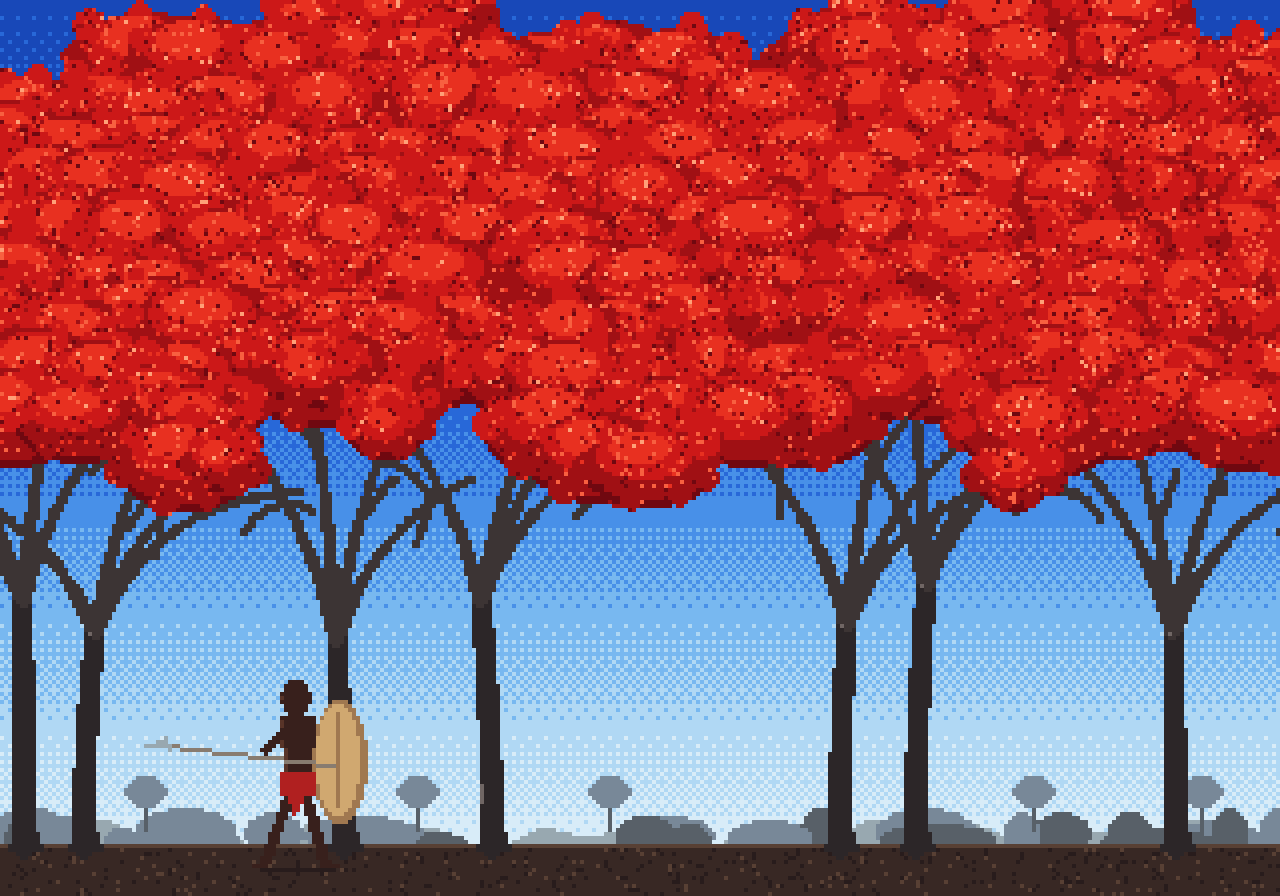

Python code for this plot:
"""Render a 16-bit style screen of 'La route des flamboyants' (fan-art homage).

Side-on shot like the film: a row of flame trees whose red crowns merge into
one ceiling of blossom over a clear blue sky, with slender dark trunks forking
into fans of branches and a villager walking past with spear and shield.
Drawn at 320x224 (Mega Drive resolution) with a fixed palette and ordered
dithering, then upscaled 4x with nearest-neighbour.
"""
import math
import random

from PIL import Image, ImageDraw

W, H = 320, 224
SCALE = 4
GROUND = 211
rng = random.Random(11)

P = {
    "sky0": (24, 72, 184), "sky1": (40, 104, 216), "sky2": (72, 144, 232),
    "sky3": (120, 184, 240), "sky4": (176, 216, 244), "sky5": (216, 236, 248),
    "red0": (112, 8, 16), "red1": (160, 16, 20), "red2": (204, 24, 24),
    "red3": (232, 48, 32), "red4": (248, 96, 64), "red5": (255, 160, 120),
    "bark0": (44, 38, 40), "bark1": (60, 52, 52), "bark2": (112, 102, 100),
    "haze0": (120, 136, 152), "haze1": (88, 96, 104), "haze2": (152, 168, 176),
    "dirt0": (56, 40, 36), "dirt1": (88, 64, 52), "dirt2": (40, 28, 28),
    "skin0": (56, 32, 28), "skin1": (88, 52, 40), "cloth": (176, 32, 32),
    "hide0": (208, 168, 112), "hide1": (160, 120, 80), "spear": (136, 124, 112),
}

BAYER = [[0, 8, 2, 10], [12, 4, 14, 6], [3, 11, 1, 9], [15, 7, 13, 5]]

img = Image.new("RGB", (W, H))
px = img.load()
d = ImageDraw.Draw(img)


def dither_band(y0, y1, colors):
    """Vertical gradient through `colors`, ordered-dithered between steps."""
    n = len(colors) - 1
    for y in range(y0, y1):
        t = (y - y0) / max(1, y1 - y0 - 1) * n
        i = min(int(t), n - 1)
        f = t - i
        for x in range(W):
            px[x, y] = colors[i + 1] if f * 16 > BAYER[y % 4][x % 4] + 0.5 else colors[i]


def limb(p0, p1, p2, w0, w1, col, hi=None):
    """Tapered branch along a quadratic bezier p0 -> p2 bending through p1."""
    steps = int(math.dist(p0, p2)) + 2
    for i in range(steps + 1):
        t = i / steps
        x = (1 - t) ** 2 * p0[0] + 2 * (1 - t) * t * p1[0] + t * t * p2[0]
        y = (1 - t) ** 2 * p0[1] + 2 * (1 - t) * t * p1[1] + t * t * p2[1]
        r = (w0 + (w1 - w0) * t) / 2
        d.ellipse((x - r, y - r, x + r, y + r), fill=col)
        if hi and r >= 1.5:
            px[int(x - r + 0.5), int(y)] = hi


# Sky: deep blue overhead fading to pale haze at the horizon
dither_band(0, 100, [P["sky0"], P["sky1"]])
dither_band(100, GROUND, [P["sky1"], P["sky2"], P["sky3"], P["sky4"], P["sky5"]])

# Hazy distant bush line on the horizon
for x in range(W):
    h = 3 + 2 * math.sin(x * 0.09) + 2 * math.sin(x * 0.23 + 2)
    d.line((x, GROUND - int(h), x, GROUND), fill=P["haze2"])
for _ in range(26):
    x = rng.randint(0, W)
    w, h = rng.randint(4, 14), rng.randint(3, 9)
    d.ellipse((x - w, GROUND - h, x + w, GROUND + 2), fill=rng.choice((P["haze0"], P["haze1"])))
for x in (36, 104, 152, 258, 300):  # little far-off trees
    d.line((x, GROUND - 4, x, GROUND - 12), fill=P["haze1"])
    d.ellipse((x - 5, GROUND - 17, x + 5, GROUND - 10), fill=P["haze0"])

# Ground strip
d.rectangle((0, GROUND, W, H), fill=P["dirt0"])
d.line((0, GROUND, W, GROUND), fill=P["dirt1"])
for _ in range(500):
    x, y = rng.randrange(W), rng.randint(GROUND + 1, H - 1)
    px[x, y] = rng.choice((P["dirt1"], P["dirt2"], P["dirt2"]))

# Trees: slender dark trunks that fork into a fan of upswept limbs
TREES = [(6, 150), (21, 158), (86, 160), (123, 150), (210, 156), (229, 146), (294, 158)]
twig_tips = []
for tx, fork in TREES:
    lean = rng.uniform(-3, 3)
    top = (tx + lean, fork)
    limb((tx, GROUND + 1), (tx, (GROUND + fork) / 2), top, 5, 4, P["bark0"], P["bark2"])
    d.polygon([(tx - 4, GROUND + 1), (tx + 4, GROUND + 1), (tx + 2, GROUND - 5), (tx - 2, GROUND - 5)], fill=P["bark0"])
    for ang in rng.sample((-50, -28, -8, 14, 34, 52), 4):
        ang += rng.uniform(-6, 6)
        a = math.radians(ang)
        length = rng.uniform(50, 66)
        end = (top[0] + math.sin(a) * length, top[1] - math.cos(a) * length)
        mid = (top[0] + math.sin(a) * length * 0.3, top[1] - length * 0.55)
        limb(top, mid, end, 3, 1, P["bark1"], P["bark2"])
        twig_tips.append(end)
        # one side twig off each limb
        for _ in range(1):
            s = rng.uniform(0.45, 0.8)
            bx = top[0] + (end[0] - top[0]) * s
            by = top[1] + (end[1] - top[1]) * s
            a2 = a + rng.choice((-1, 1)) * rng.uniform(0.3, 0.7)
            l2 = rng.uniform(10, 20)
            limb((bx, by), (bx + math.sin(a2) * l2 * 0.5, by - l2 * 0.6),
                 (bx + math.sin(a2) * l2, by - math.cos(a2) * l2), 1, 1, P["bark1"])


def canopy_bottom(x):
    return 116 + 7 * math.sin(x * 0.045 + 0.6) + 4 * math.sin(x * 0.12 + 2) + 3 * math.sin(x * 0.31)


def canopy_top(x):
    return 4 + 9 * math.sin(x * 0.035 + 1.3) + 5 * math.sin(x * 0.11)


def blossom_clump(cx, cy, rx, ry):
    """One tuft of flowers: dark underside, red body, sunlit crown, scalloped edge."""
    d.ellipse((cx - rx, cy - ry + 2, cx + rx, cy + ry + 2), fill=P["red0"])
    d.ellipse((cx - rx, cy - ry, cx + rx, cy + ry), fill=P["red1"])
    for k in range(7):  # ragged petal outline
        a = k / 7 * math.tau + rng.uniform(0, 0.6)
        ex, ey = cx + math.cos(a) * rx, cy + math.sin(a) * ry
        r = rng.uniform(2, 4)
        d.ellipse((ex - r, ey - r, ex + r, ey + r), fill=P["red1"] if math.sin(a) > 0 else P["red2"])
    d.ellipse((cx - rx * 0.8, cy - ry * 0.9, cx + rx * 0.6, cy + ry * 0.4), fill=P["red2"])
    d.ellipse((cx - rx * 0.6, cy - ry * 0.85, cx + rx * 0.3, cy - ry * 0.05), fill=P["red3"])
    for _ in range(int(rx * ry / 10)):  # individual blossoms catching the light
        sx = int(cx + rng.uniform(-rx * 0.7, rx * 0.5))
        sy = int(cy + rng.uniform(-ry * 0.9, ry * 0.2))
        if 0 <= sx < W and 0 <= sy < H:
            px[sx, sy] = rng.choice((P["red4"], P["red4"], P["red5"], P["red3"]))


# Fill the ceiling of blossom; lower clumps drawn last so they sit in front
clumps = []
for row, gy in enumerate(range(-6, 140, 11)):
    for gx in range(-14, W + 16, 17):
        x = gx + rng.uniform(-5, 5) + (row % 2) * 8
        y = gy + rng.uniform(-3, 3)
        if canopy_top(x) + 4 <= y <= canopy_bottom(x) - 8:
            clumps.append((x, y, rng.uniform(13, 20), rng.uniform(8, 11)))
for tx, ty in twig_tips:  # tufts at the ends of the limbs so branches feed into blossom
    if ty < canopy_bottom(tx) + 6:
        clumps.append((tx, ty - 3, rng.uniform(8, 12), rng.uniform(5, 7)))
for c in sorted(clumps, key=lambda c: c[1]):
    blossom_clump(*c)

# Break up the clump shapes with petal-sized flecks so it reads as blossom, not bubbles
reds = {P["red1"], P["red2"], P["red3"]}
for y in range(H):
    for x in range(W):
        if px[x, y] in reds and rng.random() < 0.12:
            px[x, y] = rng.choice((P["red0"], P["red1"], P["red3"], P["red4"]))



def villager(x, base):
    """Original sprite: a hunter walking left, spear forward, hide shield on his back."""
    k, k1 = P["skin0"], P["skin1"]
    d.ellipse((x + 4, base - 42, x + 17, base - 12), fill=P["hide1"])          # shield
    d.ellipse((x + 5, base - 41, x + 15, base - 14), fill=P["hide0"])
    d.line((x + 10, base - 39, x + 10, base - 16), fill=P["hide1"])
    d.line((x + 1, base - 22, x + 7, base - 1), fill=k, width=3)              # back leg
    d.line((x + 7, base - 1, x + 10, base - 1), fill=k)
    d.line((x - 1, base - 22, x - 8, base - 2), fill=k, width=3)              # front leg
    d.line((x - 8, base - 1, x - 11, base - 1), fill=k)
    d.polygon([(x - 4, base - 38), (x + 4, base - 38), (x + 3, base - 22), (x - 3, base - 22)], fill=k)
    d.line((x - 4, base - 37, x - 3, base - 24), fill=k1)                     # rim light
    d.rectangle((x - 4, base - 24, x + 4, base - 19), fill=P["cloth"])        # loincloth
    d.polygon([(x - 2, base - 19), (x + 2, base - 19), (x - 1, base - 14)], fill=P["cloth"])
    d.ellipse((x - 4, base - 47, x + 3, base - 39), fill=k)                   # head
    px[x - 4, base - 43] = k1
    d.line((x - 2, base - 36, x - 9, base - 29), fill=k, width=2)             # arm
    d.line((x - 34, base - 31, x + 9, base - 26), fill=P["spear"])            # spear
    d.polygon([(x - 38, base - 31), (x - 33, base - 33), (x - 32, base - 30)], fill=P["haze2"])
    d.line((x - 7, base, x + 9, base), fill=P["dirt2"])                       # shadow


villager(74, GROUND + 6)

# Snap every pixel to the palette so the frame stays strictly 16-bit-ish
pal = list(P.values())
palset = set(pal)
for y in range(H):
    for x in range(W):
        c = px[x, y]
        if c not in palset:
            px[x, y] = min(pal, key=lambda q: sum((a - b) ** 2 for a, b in zip(q, c)))

out = img.resize((W * SCALE, H * SCALE), Image.NEAREST)
out.save(__file__.replace(".py", ".png"))
